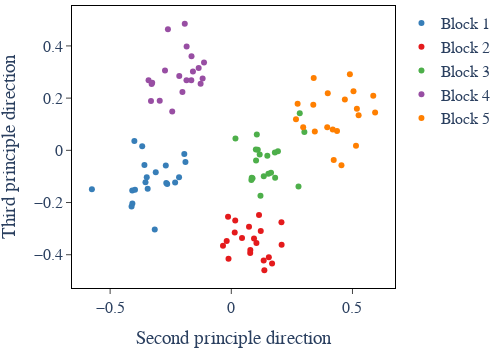

Notebook cell for this chart:
### Code cell
# Plot the embedded points coloured by the ground truth block memberships 
colors = [
    'rgb(55, 126, 184)',   # Plotly Blue
    'rgb(228, 26, 28)',    # Plotly Red
    'rgb(77, 175, 74)',    # Plotly Green
    'rgb(152, 78, 163)',   # Plotly Purple
    'rgb(255, 127, 0)',    # Plotly Orange
    'rgb(0, 139, 139)' ,     # Dark Cyan
    '#e377c2',  # Plotly Pink
]
x_direction = 1
y_direction = 2
fig = go.Figure()
for i in range(B):
    fig.add_trace(go.Scatter(x=current_embedded_array[0,int(i*N/B):int((i+1)*N/B),x_direction], y=current_embedded_array[0,int(i*N/B):int((i+1)*N/B),y_direction], mode='markers', marker=dict(color=colors[i]),name=f'Block {i+1}'))
# fig.add_trace(go.Scatter(x=current_embedded_array[0,:20,1], y=current_embedded_array[0,:20,2], mode='markers', marker=dict(color=colors[0]),name='Block 1'))
# fig.add_trace(go.Scatter(x=current_embedded_array[0,20:40,1], y=current_embedded_array[0,20:40,2], mode='markers', marker=dict(color=colors[1]),name='Block 2'))
# fig.add_trace(go.Scatter(x=current_embedded_array[0,40:60,1], y=current_embedded_array[0,40:60,2], mode='markers', marker=dict(color=colors[2]),name='Block 3'))
# fig.add_trace(go.Scatter(x=current_embedded_array[0,60:80,1], y=current_embedded_array[0,60:80,2], mode='markers', marker=dict(color=colors[3]),name='Block 4'))
# fig.add_trace(go.Scatter(x=current_embedded_array[0,80:,1], y=current_embedded_array[0,80:,2], mode='markers', marker=dict(color=colors[4]),name='Block 5'))
layout = go.Layout(
    yaxis=dict(title='Third principle direction', showline=True, linewidth=1, linecolor='black',ticks='outside',mirror=True),
    xaxis=dict(title='Second principle direction',showline=True, linewidth=1, linecolor='black',ticks='outside',mirror=True,automargin=True),
    paper_bgcolor='white',  # Set background color to white
    plot_bgcolor='white',   # Set plot area color to white
    font_family="Serif", 
    font_size=16, 
    margin=dict(l=5, r=5, t=5, b=5),
    width =500, 
    height=350
)
fig.update_layout(layout)
fig.show()

### Figure 1 — Plotly figure (JSON) as saved in the notebook; plotly's stock layout.template omitted (floating-point values rounded to 4 significant figures)
{"data": [{"marker": {"color": "rgb(55, 126, 184)"}, "mode": "markers", "name": "Block 1", "type": "scatter", "x": [-0.4082, -0.2156, -0.4117, -0.3542, -0.3677, -0.3585, -0.3159, -0.5753, -0.2684, -0.1892, -0.4001, -0.3118, -0.2704, -0.4088, -0.349, -0.2645, -0.2318, -0.3974, -0.3451, -0.1941], "y": [-0.2035, -0.1032, -0.2151, -0.1222, 0.01565, -0.0561, -0.3033, -0.1488, -0.1251, -0.04464, 0.03583, -0.0841, -0.05833, -0.1537, -0.1031, -0.1292, -0.1229, -0.1506, -0.1475, -0.01407]}, {"marker": {"color": "rgb(228, 26, 28)"}, "mode": "markers", "name": "Block 2", "type": "scatter", "x": [0.07302, 0.07851, -0.01905, 0.04425, 0.1036, 0.09374, 0.07799, 0.1682, -0.01351, 0.1336, 0.1363, 0.1548, 0.2076, 0.2069, -0.03433, 0.1215, 0.1143, 0.01407, -0.0115, 0.01618], "y": [-0.2933, -0.3815, -0.3475, -0.336, -0.3552, -0.3378, -0.3932, -0.4332, -0.2547, -0.4221, -0.4591, -0.4096, -0.3613, -0.2755, -0.3652, -0.3088, -0.2477, -0.315, -0.4156, -0.2691]}, {"marker": {"color": "rgb(77, 175, 74)"}, "mode": "markers", "name": "Block 3", "type": "scatter", "x": [0.1924, 0.1204, 0.0875, 0.08284, 0.08428, 0.3015, 0.1092, 0.1172, 0.1013, 0.2772, 0.134, 0.1021, 0.1487, 0.2824, 0.1809, 0.1053, 0.1798, 0.153, 0.1639, 0.01713], "y": [-0.003159, -0.174, -0.1067, -0.114, -0.1055, 0.0701, 0.001757, -0.01552, 0.003632, -0.1387, -0.09971, -0.03861, -0.02053, 0.1422, -0.1053, 0.06052, -0.008018, -0.08942, -0.08632, 0.04574]}, {"marker": {"color": "rgb(152, 78, 163)"}, "mode": "markers", "name": "Block 4", "type": "scatter", "x": [-0.2439, -0.1642, -0.185, -0.2615, -0.3414, -0.3288, -0.3314, -0.1126, -0.1651, -0.1347, -0.1267, -0.2147, -0.3265, -0.192, -0.2736, -0.2954, -0.1583, -0.1184, -0.2017, -0.1843], "y": [0.1489, 0.3606, 0.2688, 0.4641, 0.2687, 0.2543, 0.1894, 0.3367, 0.2681, 0.3156, 0.2549, 0.2844, 0.2591, 0.4845, 0.3061, 0.1899, 0.3022, 0.2747, 0.2231, 0.3976]}, {"marker": {"color": "rgb(255, 127, 0)"}, "mode": "markers", "name": "Block 5", "type": "scatter", "x": [0.2736, 0.3445, 0.5145, 0.5934, 0.3958, 0.4186, 0.5253, 0.4893, 0.34, 0.2669, 0.4226, 0.5182, 0.5858, 0.2966, 0.4685, 0.3981, 0.3383, 0.4362, 0.5042, 0.4545], "y": [0.1787, 0.072, 0.0178, 0.145, 0.0882, 0.08023, 0.1346, 0.2915, 0.2769, 0.119, -0.03676, 0.1597, 0.2094, 0.08793, 0.1949, 0.219, 0.175, 0.07361, 0.2261, -0.0571]}], "layout": {"font": {"family": "Serif", "size": 16}, "height": 350, "margin": {"b": 5, "l": 5, "r": 5, "t": 5}, "paper_bgcolor": "white", "plot_bgcolor": "white", "width": 500, "xaxis": {"automargin": true, "linecolor": "black", "linewidth": 1, "mirror": true, "showline": true, "ticks": "outside", "title": {"text": "Second principle direction"}}, "yaxis": {"linecolor": "black", "linewidth": 1, "mirror": true, "showline": true, "ticks": "outside", "title": {"text": "Third principle direction"}}}}
